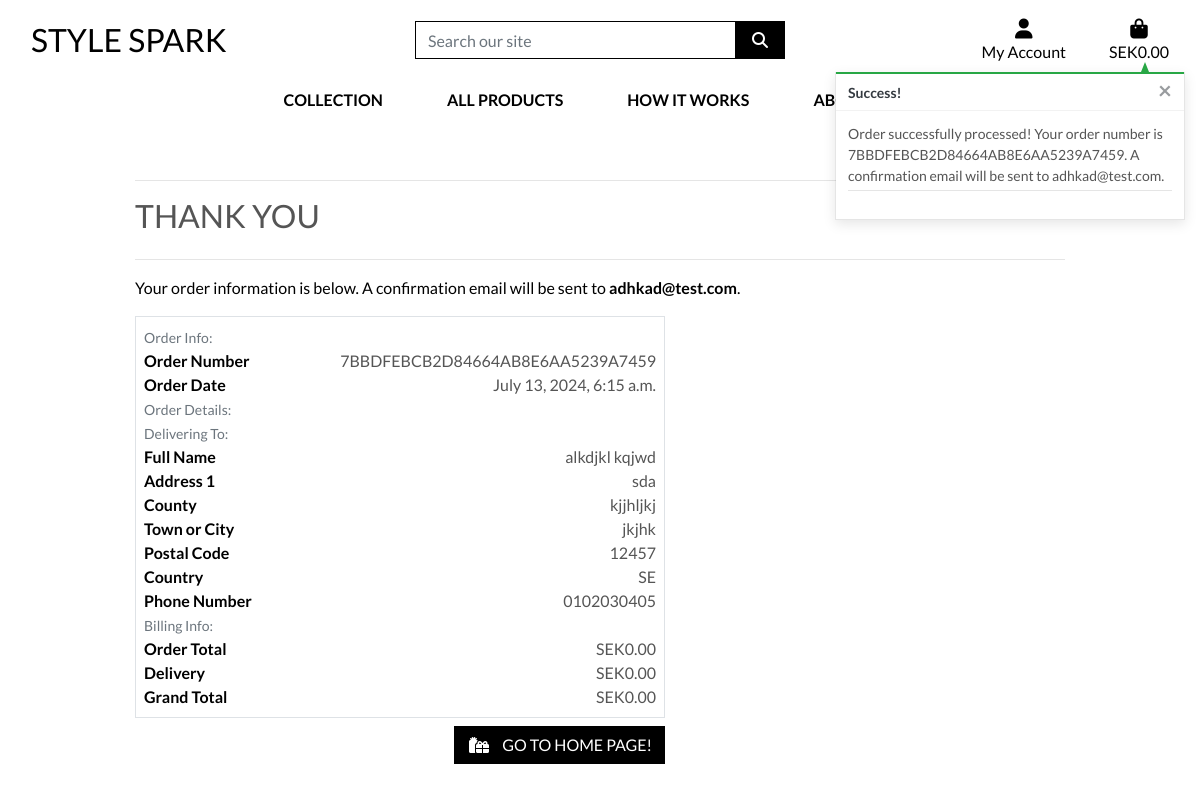
The app's page /checkout/checkout_success/7BBDFEBCB2D84664AB8E6AA5239A7459 with its own data.
### checkout/models.py (models this page shows, shortened)
class Order(models.Model):
    order_number = models.CharField(max_length=32, null=False, editable=False)
    user_profile = models.ForeignKey(UserProfile, on_delete=models.SET_NULL, null=True, blank=True, related_name='orders')
    full_name = models.CharField(max_length=50, null=False, blank=False)
    email = models.EmailField(max_length=254, null=False, blank=False)
    phone_number = models.CharField(max_length=20, null=False, blank=False)
    country = CountryField(blank_label='Country *', null=False, blank=False)
    postcode = models.CharField(max_length=20, null=True, blank=True)
    town_or_city = models.CharField(max_length=40, null=False, blank=False)
    street_address1 = models.CharField(max_length=80, null=False, blank=False)
    street_address2 = models.CharField(max_length=80, null=True, blank=True)
    county = models.CharField(max_length=80, null=True, blank=True)
    date = models.DateTimeField(auto_now_add=True)
    rental_start_date = models.DateField(null=False, blank=False)
    rental_end_date = models.DateField(null=False, blank=False)
    order_total = models.DecimalField(max_digits=10, decimal_places=2, null=False, default=0)
    delivery_cost = models.DecimalField(max_digits=6, decimal_places=2, default=0)
    grand_total = models.DecimalField(max_digits=10, decimal_places=2, null=False, default=0)
    original_cart = models.TextField(null=False, blank=False, default='')
    stripe_pid = models.CharField(max_length=254, null=False, blank=False, default='')

### checkout/views.py (the view, shortened to what this page needs)
# urls.py: path('checkout_success/<order_number>',
def checkout_success(request, order_number):
    save_info = request.session.get('save_info')
    order = get_object_or_404(Order, order_number=order_number)
    messages.success(request, f'Order successfully processed! \
        Your order number is {order_number}. A confirmation \
        email will be sent to {order.email}.')
    if 'cart' in request.session:
        del request.session['cart']
    template = 'checkout/checkout_success.html'
    context = {
        'order': order,
    }
    return render(request, template, context)

### cart/contexts.py (called while the page is built, shortened)
def cart_contents(request):
    cart_items = []
    total = Decimal(0)
    product_count = 0
    cart = request.session.get('cart', {})
    if not isinstance(cart, dict):
        cart = {}
    if not cart:
        delivery = Decimal(0)
    grand_total = total + delivery
    print(f"Total: {total}")
    print(f"Delivery: {delivery}")
    print(f"Grand Total: {grand_total}")
    context = {
        'cart_items': cart_items,
        'total': total,
        'product_count': product_count,
        'delivery': delivery,
        'grand_total': grand_total,
    }
    return context

### checkout/templates/checkout/checkout_success.html (shortened to what this page needs)
{% extends "base.html" %}
{% load static %}
{% block extra_css %}
    <link rel="stylesheet" href="{% static 'checkout/css/checkout.css' %}">
{% endblock %}
{% block page_header %}
    <div class="container header-container">
    </div>
{% endblock %}
{% block content %}
    <div class="overlay"></div>
    <div class="container">
        <div class="row">
            <div class="col">
                <hr>
                <h2 class="logo-font mb-4">Thank You</h2>
                <hr>
                <p class="text-black">Your order information is below. A confirmation email will be sent to <strong>{{ order.email }}</strong>.</p>
            </div>
        </div>
        <div class="row">
            <div class="col-12 col-lg-7">
                <div class="order-confirmation-wrapper p-2 border">
                    <div class="row">
                        <div class="col">
                            <small class="text-muted">Order Info:</small>
                        </div>
                    </div>
                    <div class="row">
                        <div class="col-12 col-md-4">
                            <p class="mb-0 text-black font-weight-bold">Order Number</p>
                        </div>
                        <div class="col-12 col-md-8 text-md-right">
                            <p class="mb-0">{{ order.order_number }}</p>
                        </div>
                    </div>
                    <div class="row">
                        <div class="col-12 col-md-4">
                            <p class="mb-0 text-black font-weight-bold">Order Date</p>
                        </div>
                        <div class="col-12 col-md-8 text-md-right">
                            <p class="mb-0">{{ order.date }}</p>
                        </div>
                    </div>
                    <div class="row">
                        <div class="col">
                            <small class="text-muted">Order Details:</small>
                        </div>
                    </div>
                    <div class="row">
                        <div class="col">
                            <small class="text-muted">Delivering To:</small>
                        </div>
                    </div>
                    <div class="row">
                        <div class="col-12 col-md-4">
                            <p class="mb-0 text-black font-weight-bold">Full Name</p>
                        </div>
                        <div class="col-12 col-md-8 text-md-right">
                            <p class="mb-0">{{ order.full_name }}</p>
                        </div>
                    </div>
                    <div class="row">
                        <div class="col-12 col-md-4">
                            <p class="mb-0 text-black font-weight-bold">Address 1</p>
                        </div>
                        <div class="col-12 col-md-8 text-md-right">
                            <p class="mb-0">{{ order.street_address1 }}</p>
                        </div>
                    </div>
                    {% if order.county %}
                    <div class="row">
                        <div class="col-12 col-md-4">
                            <p class="mb-0 text-black font-weight-bold">County</p>
                        </div>
                        <div class="col-12 col-md-8 text-md-right">
                            <p class="mb-0">{{ order.county }}</p>
                        </div>
                    </div>
                    {% endif %}
                    <div class="row">
                        <div class="col-12 col-md-4">
                            <p class="mb-0 text-black font-weight-bold">Town or City</p>
                        </div>
                        <div class="col-12 col-md-8 text-md-right">
                            <p class="mb-0">{{ order.town_or_city }}</p>
                        </div>
                    </div>
                    {% if order.postcode %}
                    <div class="row">
                        <div class="col-12 col-md-4">
                            <p class="mb-0 text-black font-weight-bold">Postal Code</p>
                        </div>
                        <div class="col-12 col-md-8 text-md-right">
                            <p class="mb-0">{{ order.postcode }}</p>
                        </div>
                    </div>
                    {% endif %}
                    <div class="row">
                        <div class="col-12 col-md-4">
                            <p class="mb-0 text-black font-weight-bold">Country</p>
                        </div>
                        <div class="col-12 col-md-8 text-md-right">
                            <p class="mb-0">{{ order.country }}</p>
                        </div>
                    </div>
                    <div class="row">
                        <div class="col-12 col-md-4">
                            <p class="mb-0 text-black font-weight-bold">Phone Number</p>
                        </div>
                        <div class="col-12 col-md-8 text-md-right">
                            <p class="mb-0">{{ order.phone_number }}</p>
                        </div>
                    </div>
                    <div class="row">
                        <div class="col">
                            <small class="text-muted">Billing Info:</small>
                        </div>
                    </div>
                    <div class="row">
                        <div class="col-12 col-md-4">
                            <p class="mb-0 text-black font-weight-bold">Order Total</p>
                        </div>
                        <div class="col-12 col-md-8 text-md-right">
                            <p class="mb-0">SEK{{ order.order_total }}</p>
                        </div>
                    </div>
                    <div class="row">
                        <div class="col-12 col-md-4">
                            <p class="mb-0 text-black font-weight-bold">Delivery</p>
                        </div>
                        <div class="col-12 col-md-8 text-md-right">
                            <p class="mb-0">SEK{{ order.delivery_cost|floatformat:2 }}</p>
                        </div>
                    </div>
                    <div class="row">
                        <div class="col-12 col-md-4">
                            <p class="mb-0 text-black font-weight-bold">Grand Total</p>
                        </div>
                        <div class="col-12 col-md-8 text-md-right">
                            <p class="mb-0">SEK{{ order.grand_total }}</p>
                        </div>
                    </div>
                </div>
            </div>
        </div>
        <div class="row">
			<div class="col-12 col-lg-7 text-right">
                {% if from_profile %}
                    <a href="{% url 'profile' %}" class="btn btn-black rounded-0 my-2">
                        <span class="icon mr-2">
                            <i class="fas fa-angle-left"></i>
                        </span>
                        <span class="text-uppercase">Back to Profile</span>
                    </a>
                {% else %}
                    <a href="{% url 'home' %}" class="btn btn-black rounded-0 my-2">
                        <span class="icon mr-2">
                            <i class="fas fa-gifts"></i>
                        </span>
                        <span class="text-uppercase">Go to home page!</span>
                    </a>
                {% endif %}
			</div>
		</div>
    </div>
{% endblock %}

### static/css/base.css (style rules this page uses)
html { height: 100%; }
body { background: url('/media/stockvault-glamour-model287254.jpg') no-repeat center center fixed; background-size: cover; height: calc(100vh - 164px); color: #555; font-family: 'Lato'; }
.icon { align-items: center; display: inline-flex; justify-content: center; height: 1.5rem; width: 1.5rem; }
.logo-font { text-transform: uppercase; }
.btn-black { background: black; color: white; }
.text-black { color: #000 !important; }
.overlay { height: 100%; width: 100%; top: 0; left: 0; position: fixed; background: white; z-index: -1; }
@media (min-width: 1200px) { .container { max-width: 80%; } }
@media (min-width: 992px) { .header-container { padding-top: 164px; } }

### records on screen
Order: email "adhkad@test.com", order_number "7BBDFEBCB2D84664AB8E6AA5239A7459", date "July 13, 2024, 6:15 a.m.", full_name "alkdjkl kqjwd", street_address1 "sda", county "kjjhljkj", town_or_city "jkjhk", postcode "12457", country "SE", phone_number "0102030405", order_total "0.00", delivery_cost "0.00", grand_total "0.00"

### other values on screen
{{ message }} "Order successfully processed! Your order number is 7BBDFEBCB2D84664AB8E6AA5239A7459. A confirmation email will be sent to adhkad@test.com."
